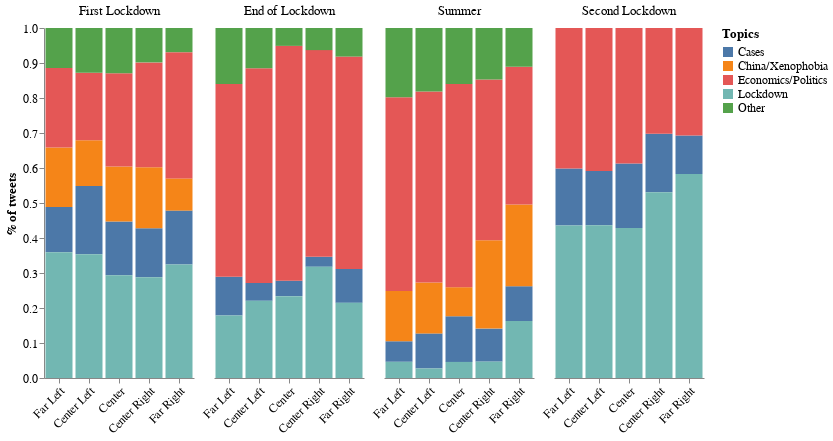

The notebook cell saved with this chart:
### Markdown cell above
### Display the topics over the four time periods

### Code cell
alt.Chart(df).mark_bar().encode(

    # tell Altair which field to group columns on
    x=alt.X('variable:N', title=None, 
            sort = ['Far Left', 'Center Left', 'Center', 'Center Right', 'Far Right'], axis=alt.Axis(labelAngle=-45)),

    # tell Altair which field to use as Y values and how to calculate
    y=alt.Y('sum(value):Q',
        axis=alt.Axis(
            grid=False,
            title="% of tweets")),

    # tell Altair which field to use to use as the set of columns to be  represented in each group
    column=alt.Column('month:N', title=None, sort = ['First Lockdown', 'End of Lockdown', 'Summer', 'Second Lockdown'], 
                      header=alt.Header(titleFontSize=20, labelFontSize=13)),
    order = 'order',
    # tell Altair which field to use for color segmentation 
    color=alt.Color('macro:N',
            scale=alt.Scale(
                # make it look pretty with an enjoyable color pallet
               
            ),
        ).title("Topics")
    )\
    .configure_view(
        # remove grid lines around column clusters
        strokeOpacity=0    
    ).properties(
    width=150,
    height=350
    ).configure_axis(
        labelFontSize=12,
        titleFontSize=13
    ).configure_legend(
    titleFontSize=13,
    labelFontSize=12
    )

### Figure 1 — Vega-Lite specification as saved in the notebook (floating-point values rounded to 4 significant figures)
{"config": {"view": {"continuousWidth": 300, "continuousHeight": 300, "strokeOpacity": 0}, "axis": {"labelFontSize": 12, "titleFontSize": 13}, "legend": {"labelFontSize": 12, "titleFontSize": 13}}, "data": {"name": "data-1643427a1a97555c2cebfd539ae5cfa4"}, "mark": {"type": "bar"}, "encoding": {"color": {"field": "macro", "scale": {}, "title": "Topics", "type": "nominal"}, "column": {"field": "month", "header": {"labelFontSize": 13, "titleFontSize": 20}, "sort": ["First Lockdown", "End of Lockdown", "Summer", "Second Lockdown"], "title": null, "type": "nominal"}, "order": {"field": "order", "type": "quantitative"}, "x": {"axis": {"labelAngle": -45}, "field": "variable", "sort": ["Far Left", "Center Left", "Center", "Center Right", "Far Right"], "title": null, "type": "nominal"}, "y": {"aggregate": "sum", "axis": {"grid": false, "title": "% of tweets"}, "field": "value", "type": "quantitative"}}, "height": 350, "width": 150, "$schema": "https://vega.github.io/schema/vega-lite/v5.8.0.json", "datasets": {"data-1643427a1a97555c2cebfd539ae5cfa4": [{"month": "First Lockdown", "macro": "Cases", "variable": "Far Left", "value": 0.1297, "order": 2.0}, {"month": "First Lockdown", "macro": "China/Xenophobia", "variable": "Far Left", "value": 0.1698, "order": 3.0}, {"month": "First Lockdown", "macro": "Economics/Politics", "variable": "Far Left", "value": 0.2273, "order": 4.0}, {"month": "First Lockdown", "macro": "Lockdown", "variable": "Far Left", "value": 0.359, "order": 1.0}, {"month": "First Lockdown", "macro": "Other", "variable": "Far Left", "value": 0.1142, "order": 5.0}, {"month": "End of Lockdown", "macro": "Cases", "variable": "Far Left", "value": 0.1107, "order": 2.0}, {"month": "End of Lockdown", "macro": "Economics/Politics", "variable": "Far Left", "value": 0.5511, "order": 4.0}, {"month": "End of Lockdown", "macro": "Lockdown", "variable": "Far Left", "value": 0.1785, "order": 1.0}, {"month": "End of Lockdown", "macro": "Other", "variable": "Far Left", "value": 0.1597, "order": 5.0}, {"month": "Second Lockdown", "macro": "Cases", "variable": "Far Left", "value": 0.1629, "order": 2.0}, {"month": "Second Lockdown", "macro": "Economics/Politics", "variable": "Far Left", "value": 0.4011, "order": 4.0}, {"month": "Second Lockdown", "macro": "Lockdown", "variable": "Far Left", "value": 0.436, "order": 1.0}, {"month": "Summer", "macro": "Cases", "variable": "Far Left", "value": 0.05873, "order": 2.0}, {"month": "Summer", "macro": "China/Xenophobia", "variable": "Far Left", "value": 0.1432, "order": 3.0}, {"month": "Summer", "macro": "Economics/Politics", "variable": "Far Left", "value": 0.5536, "order": 4.0}, {"month": "Summer", "macro": "Lockdown", "variable": "Far Left", "value": 0.04627, "order": 1.0}, {"month": "Summer", "macro": "Other", "variable": "Far Left", "value": 0.1982, "order": 5.0}, {"month": "First Lockdown", "macro": "Cases", "variable": "Center Left", "value": 0.1946, "order": 2.0}, {"month": "First Lockdown", "macro": "China/Xenophobia", "variable": "Center Left", "value": 0.1309, "order": 3.0}, {"month": "First Lockdown", "macro": "Economics/Politics", "variable": "Center Left", "value": 0.1928, "order": 4.0}, {"month": "First Lockdown", "macro": "Lockdown", "variable": "Center Left", "value": 0.3537, "order": 1.0}, {"month": "First Lockdown", "macro": "Other", "variable": "Center Left", "value": 0.128, "order": 5.0}, {"month": "End of Lockdown", "macro": "Cases", "variable": "Center Left", "value": 0.05107, "order": 2.0}, {"month": "End of Lockdown", "macro": "Economics/Politics", "variable": "Center Left", "value": 0.6131, "order": 4.0}, {"month": "End of Lockdown", "macro": "Lockdown", "variable": "Center Left", "value": 0.2206, "order": 1.0}, {"month": "End of Lockdown", "macro": "Other", "variable": "Center Left", "value": 0.1152, "order": 5.0}, {"month": "Second Lockdown", "macro": "Cases", "variable": "Center Left", "value": 0.1552, "order": 2.0}, {"month": "Second Lockdown", "macro": "Economics/Politics", "variable": "Center Left", "value": 0.4083, "order": 4.0}, {"month": "Second Lockdown", "macro": "Lockdown", "variable": "Center Left", "value": 0.4365, "order": 1.0}, {"month": "Summer", "macro": "Cases", "variable": "Center Left", "value": 0.1001, "order": 2.0}, {"month": "Summer", "macro": "China/Xenophobia", "variable": "Center Left", "value": 0.1457, "order": 3.0}, {"month": "Summer", "macro": "Economics/Politics", "variable": "Center Left", "value": 0.5453, "order": 4.0}, {"month": "Summer", "macro": "Lockdown", "variable": "Center Left", "value": 0.02723, "order": 1.0}, {"month": "Summer", "macro": "Other", "variable": "Center Left", "value": 0.1816, "order": 5.0}, {"month": "First Lockdown", "macro": "Cases", "variable": "Center", "value": 0.1537, "order": 2.0}, {"month": "First Lockdown", "macro": "China/Xenophobia", "variable": "Center", "value": 0.1571, "order": 3.0}, {"month": "First Lockdown", "macro": "Economics/Politics", "variable": "Center", "value": 0.2662, "order": 4.0}, {"month": "First Lockdown", "macro": "Lockdown", "variable": "Center", "value": 0.2937, "order": 1.0}, {"month": "First Lockdown", "macro": "Other", "variable": "Center", "value": 0.1294, "order": 5.0}, {"month": "End of Lockdown", "macro": "Cases", "variable": "Center", "value": 0.04427, "order": 2.0}, {"month": "End of Lockdown", "macro": "Economics/Politics", "variable": "Center", "value": 0.6709, "order": 4.0}, {"month": "End of Lockdown", "macro": "Lockdown", "variable": "Center", "value": 0.2338, "order": 1.0}, {"month": "End of Lockdown", "macro": "Other", "variable": "Center", "value": 0.05104, "order": 5.0}, {"month": "Second Lockdown", "macro": "Cases", "variable": "Center", "value": 0.1841, "order": 2.0}, {"month": "Second Lockdown", "macro": "Economics/Politics", "variable": "Center", "value": 0.3872, "order": 4.0}, {"month": "Second Lockdown", "macro": "Lockdown", "variable": "Center", "value": 0.4287, "order": 1.0}, {"month": "Summer", "macro": "Cases", "variable": "Center", "value": 0.1304, "order": 2.0}, {"month": "Summer", "macro": "China/Xenophobia", "variable": "Center", "value": 0.08304, "order": 3.0}, {"month": "Summer", "macro": "Economics/Politics", "variable": "Center", "value": 0.5805, "order": 4.0}, {"month": "Summer", "macro": "Lockdown", "variable": "Center", "value": 0.04603, "order": 1.0}, {"month": "Summer", "macro": "Other", "variable": "Center", "value": 0.16, "order": 5.0}, {"month": "First Lockdown", "macro": "Cases", "variable": "Center Right", "value": 0.1402, "order": 2.0}, {"month": "First Lockdown", "macro": "China/Xenophobia", "variable": "Center Right", "value": 0.1742, "order": 3.0}, {"month": "First Lockdown", "macro": "Economics/Politics", "variable": "Center Right", "value": 0.2995, "order": 4.0}, {"month": "First Lockdown", "macro": "Lockdown", "variable": "Center Right", "value": 0.2877, "order": 1.0}, {"month": "First Lockdown", "macro": "Other", "variable": "Center Right", "value": 0.09827, "order": 5.0}, {"month": "End of Lockdown", "macro": "Cases", "variable": "Center Right", "value": 0.02858, "order": 2.0}, {"month": "End of Lockdown", "macro": "Economics/Politics", "variable": "Center Right", "value": 0.5904, "order": 4.0}, {"month": "End of Lockdown", "macro": "Lockdown", "variable": "Center Right", "value": 0.3178, "order": 1.0}, {"month": "End of Lockdown", "macro": "Other", "variable": "Center Right", "value": 0.06321, "order": 5.0}, {"month": "Second Lockdown", "macro": "Cases", "variable": "Center Right", "value": 0.1673, "order": 2.0}, {"month": "Second Lockdown", "macro": "Economics/Politics", "variable": "Center Right", "value": 0.3019, "order": 4.0}, {"month": "Second Lockdown", "macro": "Lockdown", "variable": "Center Right", "value": 0.5308, "order": 1.0}, {"month": "Summer", "macro": "Cases", "variable": "Center Right", "value": 0.0945, "order": 2.0}, {"month": "Summer", "macro": "China/Xenophobia", "variable": "Center Right", "value": 0.2523, "order": 3.0}, {"month": "Summer", "macro": "Economics/Politics", "variable": "Center Right", "value": 0.4596, "order": 4.0}, {"month": "Summer", "macro": "Lockdown", "variable": "Center Right", "value": 0.04669, "order": 1.0}, {"month": "Summer", "macro": "Other", "variable": "Center Right", "value": 0.1469, "order": 5.0}, {"month": "First Lockdown", "macro": "Cases", "variable": "Far Right", "value": 0.1538, "order": 2.0}, {"month": "First Lockdown", "macro": "China/Xenophobia", "variable": "Far Right", "value": 0.09202, "order": 3.0}, {"month": "First Lockdown", "macro": "Economics/Politics", "variable": "Far Right", "value": 0.3606, "order": 4.0}, {"month": "First Lockdown", "macro": "Lockdown", "variable": "Far Right", "value": 0.3245, "order": 1.0}, {"month": "First Lockdown", "macro": "Other", "variable": "Far Right", "value": 0.06909, "order": 5.0}, {"month": "End of Lockdown", "macro": "Cases", "variable": "Far Right", "value": 0.09684, "order": 2.0}, {"month": "End of Lockdown", "macro": "Economics/Politics", "variable": "Far Right", "value": 0.6068, "order": 4.0}, {"month": "End of Lockdown", "macro": "Lockdown", "variable": "Far Right", "value": 0.2147, "order": 1.0}, {"month": "End of Lockdown", "macro": "Other", "variable": "Far Right", "value": 0.08164, "order": 5.0}, {"month": "Second Lockdown", "macro": "Cases", "variable": "Far Right", "value": 0.1099, "order": 2.0}, {"month": "Second Lockdown", "macro": "Economics/Politics", "variable": "Far Right", "value": 0.3071, "order": 4.0}, {"month": "Second Lockdown", "macro": "Lockdown", "variable": "Far Right", "value": 0.583, "order": 1.0}, {"month": "Summer", "macro": "Cases", "variable": "Far Right", "value": 0.09936, "order": 2.0}, {"month": "Summer", "macro": "China/Xenophobia", "variable": "Far Right", "value": 0.2337, "order": 3.0}, {"month": "Summer", "macro": "Economics/Politics", "variable": "Far Right", "value": 0.3931, "order": 4.0}, {"month": "Summer", "macro": "Lockdown", "variable": "Far Right", "value": 0.1629, "order": 1.0}, {"month": "Summer", "macro": "Other", "variable": "Far Right", "value": 0.111, "order": 5.0}]}}
